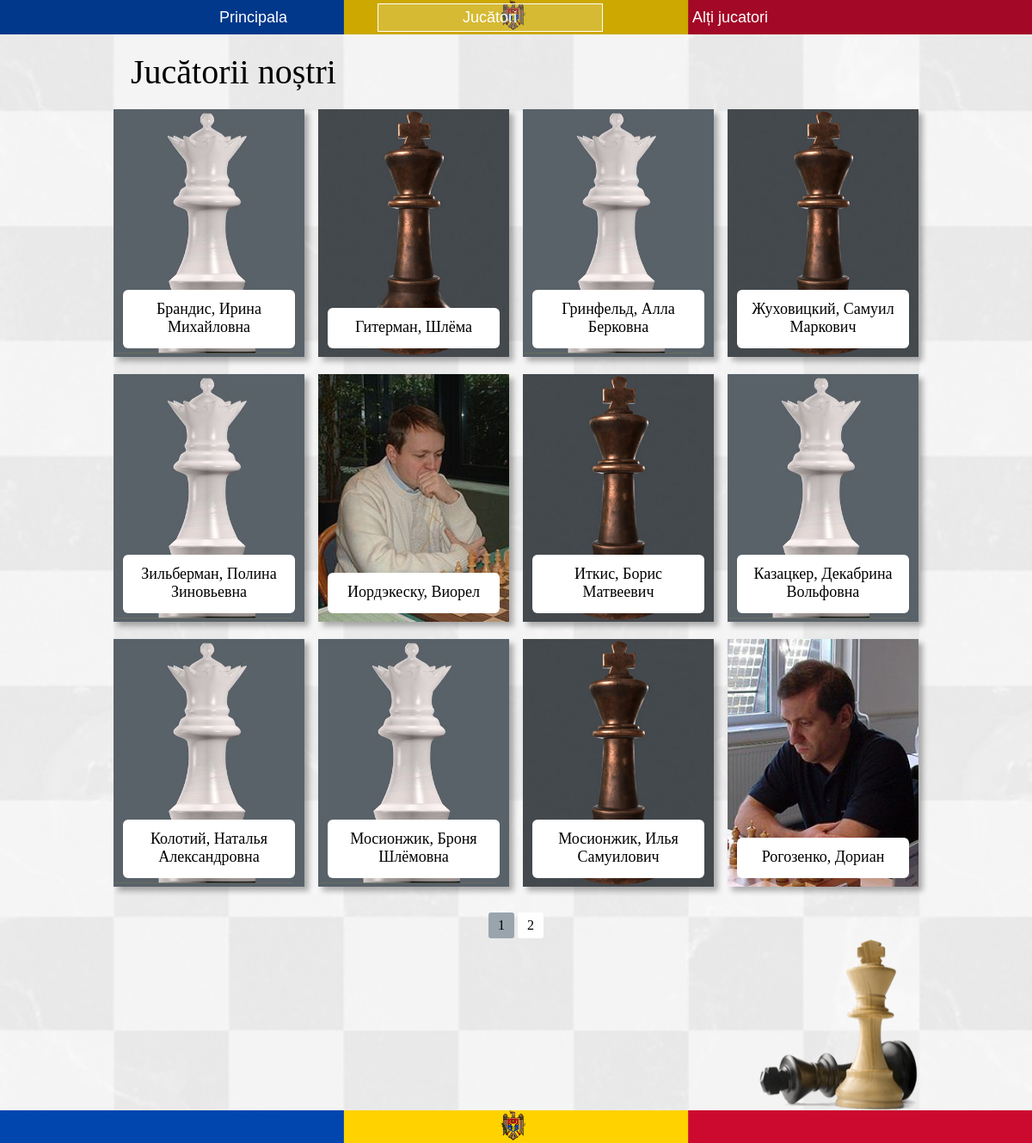
The page /players on the database its author committed.
### myproject/models.py (models this page shows, shortened)
class Sahisti(db.Model):
    __tablename__ = 'sahisti'
    name = db.Column(db.String, unique=True, nullable=False)
    sex = db.Column(db.String)
    dob = db.Column(db.String)
    place_dob = db.Column(db.String)
    title = db.Column(db.String)
    max_rating = db.Column(db.String)
    actual_rating = db.Column(db.String)
    fide_link = db.Column(db.String)
    id = db.Column(db.Integer, primary_key=True)
    have_img = db.Column(db.Boolean)

### myproject/sahisti/views.py (the view)
@sah.route('/players')
def players():
    page = request.args.get('page', 1, type=int)
    sahisti = Sahisti.query.order_by(Sahisti.name).paginate(page=page, per_page=12)
    return render_template('players.html', sahisti=sahisti)

### myproject/templates/players.html (shortened to what this page needs)
{% extends 'base.html' %}
{% block content %}
  <div class="container-jucatori">
    <h1>Jucătorii noștri</h1>
    <div class="second-continer-jucatori">
{% for sahist in sahisti.items %}
      <div class="card">
        <div class="frame">
          <a href="{{url_for('sah.player', name=sahist.name)}}">
            {% if sahist.have_img == True %}
            <img src="{{url_for('static', filename='img/sahisti/' + sahist.name + '.jpg' )}}" alt="photo" class="photo">
            {% else %}
              {% if sahist.sex == 'Male' %}
                <img src="{{url_for('static', filename='img/sahisti/king_for_photo.jpg')}}" alt="male" class="photo">
              {% else %}
                <img src="{{url_for('static', filename='img/sahisti/queen_for_photo.jpg')}}" alt="female" class="photo">
              {% endif %}
            {% endif %}
          </a>
          <a href="#" class="name" onclick='toggle(this)' title='DETALII'>{{sahist.name}}</a>
        </div>
      </div>
{% endfor %}
    </div>
    <nav aria-label="Page Navigation example">
        <ul class="pagination justify-content-center">
            {% for page_num in sahisti.iter_pages(left_edge=1, right_edge=1, left_current=1, right_current=2) %}
                {% if sahisti.page == page_num %}
                    <li class="page-item disabled">
                        <a href="{{url_for('sah.players', page=page_num)}}" class="page-link">{{page_num}}</a>
                    </li>
                {% else %}
                    <li class="page-item">
                        <a href="{{url_for('sah.players', page=page_num)}}" class="page-link">{{page_num}}</a>
                    </li>
                {% endif %}
            {% endfor %}
        </ul>
    </nav>
    <div class="corner-img">
      <img src="static/img/corner-img.png" alt="chess">
    </div>
  </div>
{% endblock %}

### myproject/static/main.css (style rules this page uses)
* { padding: 0; margin: 0; box-sizing: border-box; }
img { display: block; }
body { width: 100%; }
.board { position: relative; z-index: 1; }
.board:after { content: ""; position: absolute; top: 0; left: 0; width: 100%; min-height: 100vh; height: 100%; opacity: .1; z-index: -1; background: url('img/board.jpg') center center; background-size: cover; }
.container-jucatori { position: relative; min-height: calc(100vh - 70px); width: 78%; margin: 0 auto; padding-bottom: 200px; }
.second-continer-jucatori { display: flex; justify-content: space-between; flex-wrap: wrap; }
h1 { font-family: Tenor Sans; font-size: 40px; font-style: normal; font-weight: 400; padding: 20px; }
.card { background: #fff; overflow: hidden; filter: drop-shadow(5px 5px 3px rgba(0, 0, 0, 0.3)); margin-bottom: 20px; }
.frame { position: relative; width: 18.5vw; height: 24vw; overflow: hidden; }
.frame img { position: absolute; width: 100%; height: 100%; object-fit: cover; }
.name { position: absolute; bottom: 10px; border-radius: 6px; background-color: #fff; width: 90%; margin: 0 5%; padding: 12px 8px 14px; text-decoration: none; color: #000; font-family: Tenor Sans; font-size: 18px; text-align: center; }
.corner-img { position: absolute; bottom: 0; right: 0; }
.corner-img img { max-height: 200px; }
.pagination { display: flex; list-style-type: none; text-decoration: none; justify-content: center; margin-top: 10px; }
.page-item { margin: 0 2px; }
.disabled .page-link { background-color: #99A4AD; }
.page-link { display: block; border-radius: 3px; background-color: #fff; padding: 5px 10px; text-decoration: none; color: #000; border: 1px solid transparent; }

### rows shown on the page
Sahisti: name "Брандис, Ирина Михайловна"
Sahisti: name "Гитерман, Шлёма"
Sahisti: name "Гринфельд, Алла Берковна"
Sahisti: name "Жуховицкий, Самуил Маркович"
Sahisti: name "Зильберман, Полина Зиновьевна"
Sahisti: name (picture), name "Иордэкеску, Виорел"
Sahisti: name "Иткис, Борис Матвеевич"
Sahisti: name "Казацкер, Декабрина Вольфовна"
Sahisti: name "Колотий, Наталья Александровна"
Sahisti: name "Мосионжик, Броня Шлёмовна"
Sahisti: name "Мосионжик, Илья Самуилович"
Sahisti: name (picture), name "Рогозенко, Дориан"

### other values the page prints
{{ page_num }} "1"
{{ page_num }} "2"
